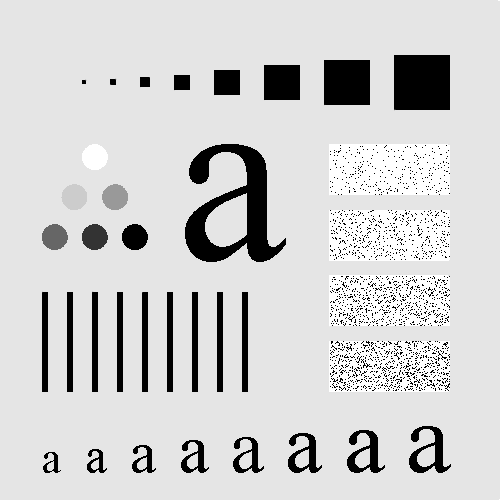
#> input picture Week7/Fig0333_a__test_pattern_blurring_orig_.tif, 500 x 500 px
$ python Week7.py
#> lines starting #> are read from the running program, lines starting #| are printed output that depends on the picture; after the words box and inside, x2 and y2 are one past the last pixel; in counts of white or black regions, pixels touching at a corner belong together
import matplotlib.pyplot as plt
import numpy as np
import cv2
from scipy import ndimage

def prep_array(M, K, A):
    points = np.zeros(M)
    points[:K] = A
    return points

def prep_delta_array(M, T, A):
#> called with M = 1000, T = 50, A = 1
    points = np.zeros(M)
    for indx in range(len(points)):
        if indx%T == 0:
            points[indx] = A
    return points

def prep_sin_array(M, F):
#> in fourier_1D_spectrum (call 8), `plt.show()`:
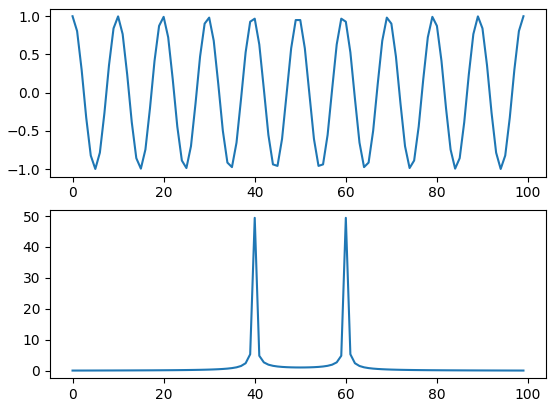
#> figure drawn by matplotlib, 2 panels; panel 1: curve peaks at x = 0, y = 1; panel 2: curve peaks at x = 40, y = 49.43
    in_array = np.linspace(np.pi/2, (np.pi*F*2)+(np.pi/2), M)
    out_array = np.sin(in_array)
    return out_array

def fourier_1D_spectrum(arr):
    f = np.fft.fft(arr)
    fshift = np.fft.fftshift(f)
    spectrum = np.abs(fshift)

    fig, axs = plt.subplots(2)
    axs[0].plot(arr)
    axs[1].plot(spectrum)
    plt.show()
    return spectrum

def fourier_2D_spectrum(img):

    ft = np.fft.fft2(img)
    fshift = np.fft.fftshift(ft)
    spectrum = np.abs(fshift)

    plt.set_cmap("gray")
    fig, axs = plt.subplots(2)
    axs[0].imshow(img)
    axs[1].imshow(spectrum)
    plt.show()
    plt.close()
    return spectrum

def gen_rect_image(size, x, y):
#> called with size = 100, x = 5, y = 20
    image = np.zeros((size, size))
    dif_X = (size - x)/2
    dif_Y = (size - y)/2
    for i in range(size):
        if (i > dif_X and i <= dif_X + x):
            for j in range(size):
                if (j > dif_Y and j <= dif_Y + y):
                    image[i, j] = 1
    return image

def gen_wave_image(size, wavelength, angle):
#> in fourier_2D_spectrum (call 3), `plt.show()`:
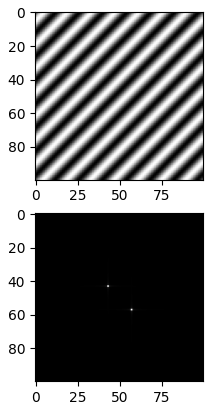
#> figure drawn by matplotlib, 2 panels
    x = np.arange(-size/2, size/2, 1)
    X, Y = np.meshgrid(x, x)
    image = np.sin(
        2 * np.pi * (X * np.cos(angle) + Y * np.sin(angle)) / wavelength
    )
    return image

def gen_impulse_image(size, distance):
#> called with size = 100, distance = 20
    image = np.zeros((size, size))
    for i in range(size):
        if (i%distance==0):
            for j in range(size):
                if (j%distance==0):
                    image[i, j] = 1
    return image

def ideal_lowpass_filtering(img, r):
    ft = np.fft.fft2(img)
    dft_shift = np.fft.fftshift(ft)
    mag = np.abs(dft_shift)

    mask = np.zeros_like(img)
    cy = mask.shape[0] // 2
    cx = mask.shape[1] // 2
    circ = cv2.circle(mask, (cx, cy), r, (255, 255, 255), -1)[0]
    # a funcao circle afecta diretamente na imagem passada (mask). O retorno não é o que se deseja
    dft_shift_masked = np.multiply(dft_shift, mask) / 255
    back_ishift_masked = np.fft.ifftshift(dft_shift_masked)
    img_filtered = np.fft.ifft2(back_ishift_masked, axes=(0, 1))
    img_filtered = np.abs(img_filtered).clip(0, 255).astype(np.uint8)

    plt.set_cmap("gray")
    fig, axs = plt.subplots(2)
    axs[0].imshow(img)
    axs[1].imshow(img_filtered)
    plt.show()
    plt.close()

def gaussian_highpass_filtering(img, d):
    lowpass = ndimage.gaussian_filter(img, d)
    highpass = np.subtract(img, lowpass)
    plt.set_cmap("gray")
    fig, axs = plt.subplots(2)
    axs[0].imshow(img)
    axs[1].imshow(highpass)
    plt.show()
    plt.close()

fourier_1D_spectrum(prep_array(1000, 10, 1))
fourier_1D_spectrum(prep_array(1000, 20, 1))
fourier_1D_spectrum(prep_array(1000, 40, 1))
fourier_1D_spectrum(prep_array(1000, 1000, 1))
fourier_1D_spectrum(prep_array(1000, 1, 1))
fourier_1D_spectrum(prep_delta_array(1000, 50, 1))
fourier_1D_spectrum(prep_sin_array(100, 3))
fourier_1D_spectrum(prep_sin_array(100, 10))

fourier_2D_spectrum(gen_rect_image(100, 5, 20))
fourier_2D_spectrum(gen_wave_image(100, 10, 0))
fourier_2D_spectrum(gen_wave_image(100, 10, np.pi/4))
fourier_2D_spectrum(gen_rect_image(100, 8, 8))
fourier_2D_spectrum(cv2.GaussianBlur(gen_rect_image(100, 8, 8), (25, 25), 0))
fourier_2D_spectrum(gen_impulse_image(100, 20))
#> in fourier_2D_spectrum (call 6), `plt.show()`:
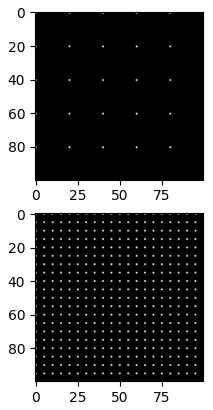
#> figure drawn by matplotlib, 2 panels

img_0333 = cv2.imread("./Fig0333_a__test_pattern_blurring_orig_.tif")
#> img_0333 is the input picture: shape (500, 500, 3); min 0, max 255, mean 207.4
img_0333 = cv2.cvtColor(img_0333, cv2.COLOR_RGB2GRAY)
#> img_0333: shape (500, 500)

ideal_lowpass_filtering(img_0333, 5)
#> in ideal_lowpass_filtering, `circ = cv2.circle(mask, (cx, cy), r, (255, 255, 255), -1)[0]`:
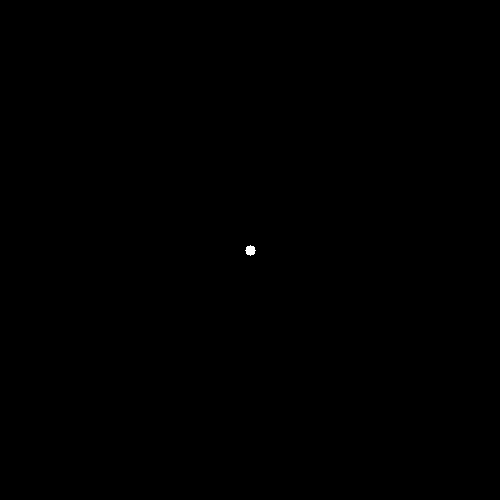
#> mask: shape (500, 500); 0.03% white; 1 white region, box (x1, y1, x2, y2) and area: (245, 245, 256, 256) 81
ideal_lowpass_filtering(img_0333, 15)
#> in ideal_lowpass_filtering (call 2), `circ = cv2.circle(mask, (cx, cy), r, (255, 255, 255), -1)[0]`: mask: shape (500, 500); 0.28% white; 1 white region, box (x1, y1, x2, y2) and area: (235, 235, 266, 266) 709
ideal_lowpass_filtering(img_0333, 30)
#> in ideal_lowpass_filtering (call 3), `circ = cv2.circle(mask, (cx, cy), r, (255, 255, 255), -1)[0]`: mask: shape (500, 500); 1.1% white; 1 white region, box (x1, y1, x2, y2) and area: (220, 220, 281, 281) 2821
ideal_lowpass_filtering(img_0333, 80)
#> in ideal_lowpass_filtering (call 4), `circ = cv2.circle(mask, (cx, cy), r, (255, 255, 255), -1)[0]`: mask: shape (500, 500); 8% white; 1 white region, box (x1, y1, x2, y2) and area: (170, 170, 331, 331) 20081
ideal_lowpass_filtering(img_0333, 230)
#> in ideal_lowpass_filtering (call 5), `circ = cv2.circle(mask, (cx, cy), r, (255, 255, 255), -1)[0]`:
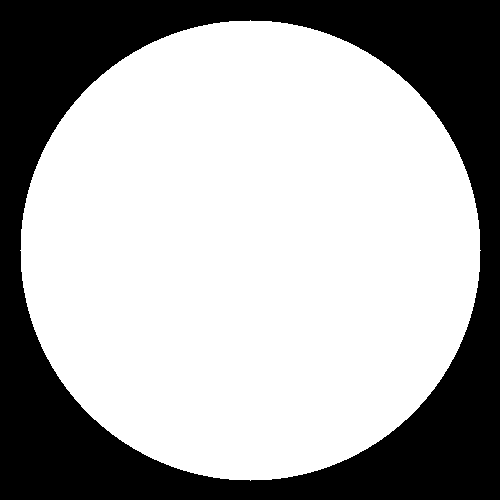
#> mask: shape (500, 500); 66.5% white; 1 black region, box (x1, y1, x2, y2) and area: (0, 0, 500, 500) 83791
gaussian_highpass_filtering(img_0333, 15)
gaussian_highpass_filtering(img_0333, 30)
gaussian_highpass_filtering(img_0333, 80)
#> call 3 of gaussian_highpass_filtering, with d = 80
#> in gaussian_highpass_filtering (call 3), `lowpass = ndimage.gaussian_filter(img, d)`:
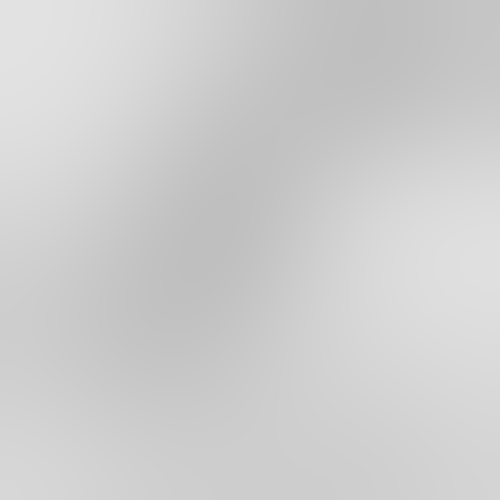
#> lowpass: shape (500, 500); min 191, max 226, mean 206.2
#> in gaussian_highpass_filtering (call 3), `highpass = np.subtract(img, lowpass)`:
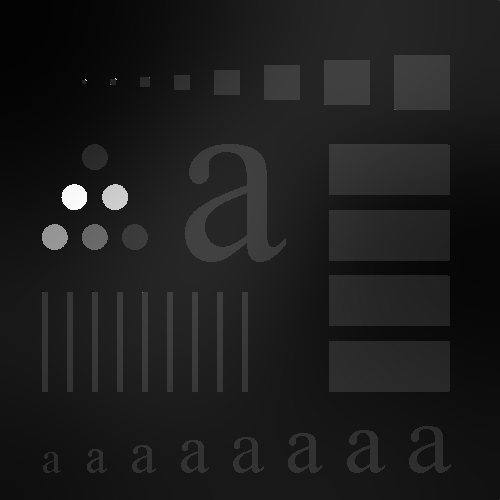
#> highpass: shape (500, 500); min 3, max 251, mean 29.1
